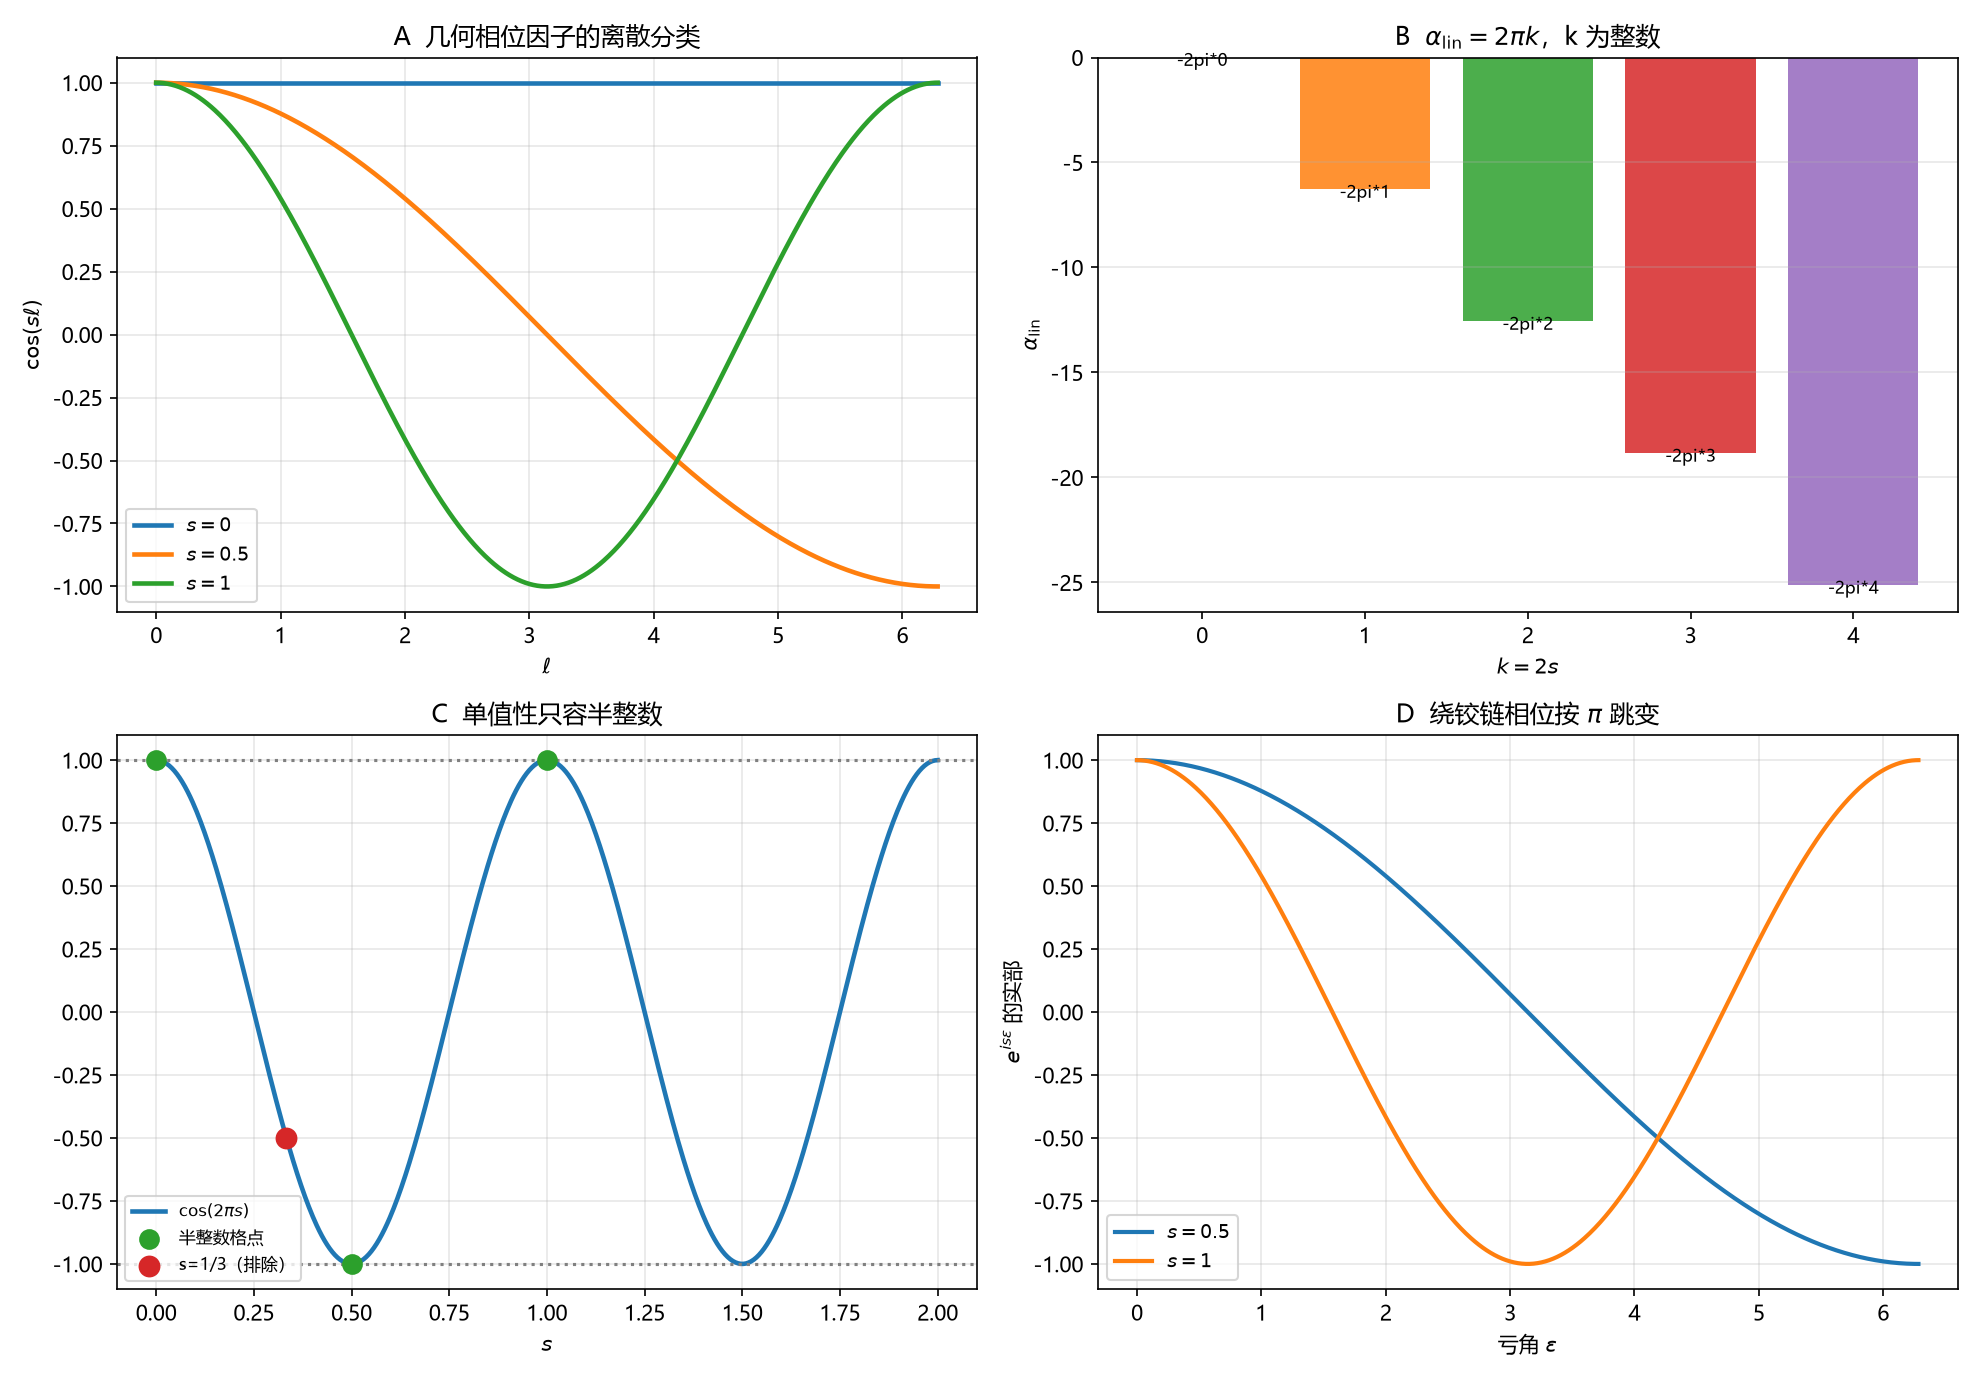

This chart was generated by the following Python code:
# -*- coding: utf-8 -*-
"""
环 6／G19 表示权量子化的数值核对。

1. cos(s*ell) 对 s=0, 1/2, 1 在 ell∈[0,2pi) 的曲线（半周期数 2s）；
2. alpha_lin = -4 pi s 的量子化阶梯（k=2s∈Z）；
3. 单值性核对：半整数格点 cos(2pi s)=±1，s=1/3 给 -0.5；
4. 绕铰链相位 exp(i s eps) 的三分支轨迹。

无拟合；由表示论公式直接计算。
"""

import csv
import os

import numpy as np
import matplotlib
matplotlib.use("Agg")
import matplotlib.pyplot as plt

plt.rcParams["font.sans-serif"] = ["Microsoft YaHei", "SimHei", "DejaVu Sans"]
plt.rcParams["axes.unicode_minus"] = False

HERE = os.path.dirname(os.path.abspath(__file__))
OUT_PNG = os.path.join(HERE, "环06_G19表示权量子化.png")
OUT_CSV = os.path.join(HERE, "环06_G19表示权量子化.csv")

SS = [0.0, 0.5, 1.0]


def main():
    rows = []
    ell = np.linspace(0, 2 * np.pi, 600)
    print("单值性 cos(2 pi s)")
    for s in SS + [1 / 3]:
        c = np.cos(2 * np.pi * s)
        print(f"  s={s:.6f}: cos(2pi s)={c:.6f}")
        rows.append(("single_valued", s, c, np.nan, np.nan))

    print("\nalpha_lin 阶梯")
    for k in range(5):
        s = k / 2
        alpha = -4 * np.pi * s
        print(f"  k={k}, s={s:.1f}: alpha_lin={alpha:.6f} = -2pi*{k}")
        rows.append(("alpha", k, alpha, -2 * np.pi * k, np.nan))

    with open(OUT_CSV, "w", newline="", encoding="utf-8-sig") as fh:
        wr = csv.writer(fh)
        wr.writerow(["kind", "x", "y", "y_ref", "extra"])
        wr.writerows(rows)

    fig, ax = plt.subplots(2, 2, figsize=(13.2, 9.2))

    # A cos(s ell)
    for s in SS:
        ax[0, 0].plot(ell, np.cos(s * ell), lw=2.2, label=rf"$s={s:g}$")
    ax[0, 0].set_xlabel(r"$\ell$")
    ax[0, 0].set_ylabel(r"$\cos(s\ell)$")
    ax[0, 0].set_title(r"A  几何相位因子的离散分类")
    ax[0, 0].legend(fontsize=9)
    ax[0, 0].grid(alpha=0.3)

    # B alpha ladder
    ks = np.arange(5)
    alphas = -2 * np.pi * ks
    ax[0, 1].bar(ks, alphas, color=["tab:blue", "tab:orange", "tab:green", "tab:red", "tab:purple"],
                 alpha=0.85)
    for k, a in zip(ks, alphas):
        ax[0, 1].text(k, a - 0.4, f"-2pi*{k}", ha="center", fontsize=8)
    ax[0, 1].set_xlabel(r"$k=2s$")
    ax[0, 1].set_ylabel(r"$\alpha_{\rm lin}$")
    ax[0, 1].set_title(r"B  $\alpha_{\rm lin}=2\pi k$，k 为整数")
    ax[0, 1].grid(alpha=0.3, axis="y")

    # C single-valued
    ss = np.linspace(0, 2, 600)
    ax[1, 0].plot(ss, np.cos(2 * np.pi * ss), lw=2.2, color="tab:blue",
                  label=r"$\cos(2\pi s)$")
    ax[1, 0].scatter(SS, [np.cos(2 * np.pi * s) for s in SS], color="tab:green",
                     s=80, zorder=5, label="半整数格点")
    ax[1, 0].scatter([1 / 3], [np.cos(2 * np.pi / 3)], color="tab:red", s=90,
                     zorder=5, label="s=1/3（排除）")
    ax[1, 0].axhline(1, color="0.5", ls=":")
    ax[1, 0].axhline(-1, color="0.5", ls=":")
    ax[1, 0].set_xlabel(r"$s$")
    ax[1, 0].set_title(r"C  单值性只容半整数")
    ax[1, 0].legend(fontsize=8)
    ax[1, 0].grid(alpha=0.3)

    # D phase winding
    eps = np.linspace(0, 2 * np.pi, 600)
    for s in SS[1:]:
        ax[1, 1].plot(eps, np.cos(s * eps), lw=2.0, label=rf"$s={s:g}$")
    ax[1, 1].set_xlabel(r"亏角 $\varepsilon$")
    ax[1, 1].set_ylabel(r"$e^{is\varepsilon}$ 的实部")
    ax[1, 1].set_title(r"D  绕铰链相位按 $\pi$ 跳变")
    ax[1, 1].legend(fontsize=9)
    ax[1, 1].grid(alpha=0.3)

    fig.tight_layout()
    fig.savefig(OUT_PNG, dpi=150)
    plt.close(fig)
    print("\nsaved:", OUT_PNG)
    print("saved:", OUT_CSV)


if __name__ == "__main__":
    main()
